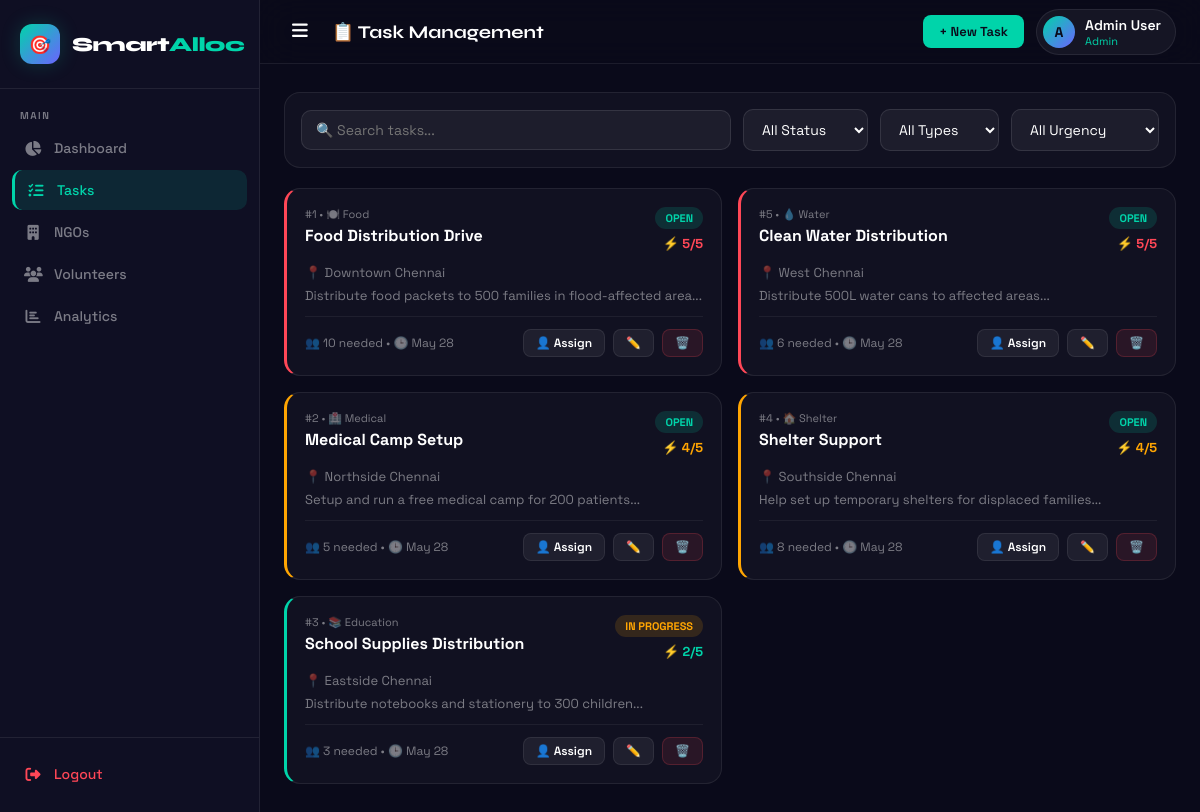
The page /pages/admin_tasks.php (signed in) on the database its author committed.
### tables this page shows
CREATE TABLE IF NOT EXISTS tasks (
    id INT AUTO_INCREMENT PRIMARY KEY,
    title VARCHAR(200) NOT NULL,
    description TEXT,
    location VARCHAR(200),
    latitude DECIMAL(10,8) DEFAULT 11.0168,
    longitude DECIMAL(11,8) DEFAULT 76.9558,
    problem_type ENUM('food','medical','shelter','water','education','other') DEFAULT 'other',
    urgency INT DEFAULT 3 CHECK (urgency BETWEEN 1 AND 5),
    status ENUM('open','in-progress','completed') DEFAULT 'open',
    volunteers_needed INT DEFAULT 1,
    created_by INT,
    ngo_id INT NULL,
    created_at TIMESTAMP DEFAULT CURRENT_TIMESTAMP,
    updated_at TIMESTAMP DEFAULT CURRENT_TIMESTAMP ON UPDATE CURRENT_TIMESTAMP,
    FOREIGN KEY (created_by) REFERENCES users(id),
    FOREIGN KEY (ngo_id) REFERENCES ngos(id)
);

### pages/admin_tasks.php (the view, shortened to what this page needs)
<?php
include '../partials/admin_layout.php';
$tasks = $db->query("SELECT t.*, u.name as creator_name FROM tasks t LEFT JOIN users u ON t.created_by = u.id ORDER BY t.urgency DESC, t.created_at DESC")->fetch_all(MYSQLI_ASSOC);
$urgency_color = [5=>'#FF4757',4=>'#FFA502',3=>'#5352ED',2=>'#00D4AA',1=>'#888'];
?>
<div class="sidebar" id="sidebar">
  <div class="sidebar-logo"><div class="logo-icon">🎯</div><div class="logo-text">Smart<span>Alloc</span></div></div>
  <div class="nav-section">
    <div class="nav-label">Main</div>
    <a class="nav-item" href="/smartalloc/pages/admin_dashboard.php"><i class="fas fa-chart-pie"></i> Dashboard</a>
    <a class="nav-item active" href="/smartalloc/pages/admin_tasks.php"><i class="fas fa-tasks"></i> Tasks</a>
    <a class="nav-item" href="#"><i class="fas fa-building"></i> NGOs</a>
    <a class="nav-item" href="#"><i class="fas fa-users"></i> Volunteers</a>
    <a class="nav-item" href="/smartalloc/pages/admin_analytics.php"><i class="fas fa-chart-bar"></i> Analytics</a>
  </div>
  <div class="sidebar-footer">
    <a class="nav-item" href="/smartalloc/pages/logout.php" style="color:var(--danger)"><i class="fas fa-sign-out-alt"></i> Logout</a>
  </div>
</div>
<div class="main-content" id="mainContent">
  <div class="topnav">
    <button class="topnav-toggle" onclick="toggleSidebar()"><i class="fas fa-bars"></i></button>
    <div class="topnav-title">📋 Task Management</div>
    <div class="topnav-actions">
      <button class="btn btn-primary" onclick="openModal('taskModal')">+ New Task</button>
      <div class="user-pill" onclick="toggleUserMenu()">
        <div class="user-avatar"><?= strtoupper(substr($user['name'],0,1)) ?></div>
        <div><div class="user-name"><?= htmlspecialchars($user['name']) ?></div><div class="user-role">Admin</div></div>
      </div>
    </div>
  </div>
  <div class="page-content">
    <div class="section-card" style="margin-bottom:20px">
      <div style="padding:16px;display:flex;gap:12px;flex-wrap:wrap;align-items:center">
        <input type="text" id="searchBox" placeholder="🔍 Search tasks..." oninput="filterTasks()"
               style="background:rgba(255,255,255,0.05);border:1px solid rgba(255,255,255,0.1);border-radius:10px;padding:10px 14px;color:white;font-family:inherit;font-size:14px;outline:none;flex:1;min-width:200px">
        <select id="filterStatus" onchange="filterTasks()" style="background:rgba(255,255,255,0.05);border:1px solid rgba(255,255,255,0.1);border-radius:10px;padding:10px 14px;color:white;font-family:inherit;font-size:14px;outline:none">
          <option value="">All Status</option>
        </select>
        <select id="filterType" onchange="filterTasks()" style="background:rgba(255,255,255,0.05);border:1px solid rgba(255,255,255,0.1);border-radius:10px;padding:10px 14px;color:white;font-family:inherit;font-size:14px;outline:none">
          <option value="">All Types</option>
        </select>
        <select id="filterUrgency" onchange="filterTasks()" style="background:rgba(255,255,255,0.05);border:1px solid rgba(255,255,255,0.1);border-radius:10px;padding:10px 14px;color:white;font-family:inherit;font-size:14px;outline:none">
          <option value="">All Urgency</option>
        </select>
      </div>
    </div>
    <div id="tasksGrid" style="display:grid;grid-template-columns:repeat(auto-fill,minmax(340px,1fr));gap:16px">
      <?php foreach($tasks as $t):
        $clr = $urgency_color[$t['urgency']] ?? '#888';
        $type_icons=['food'=>'🍽️','medical'=>'🏥','shelter'=>'🏠','water'=>'💧','education'=>'📚','other'=>'📌'];
      ?>
      <div class="task-card section-card" data-status="<?=$t['status']?>" data-type="<?=$t['problem_type']?>" data-urgency="<?=$t['urgency']?>" data-title="<?=strtolower(htmlspecialchars($t['title']))?>" style="margin-bottom:0;border-left:3px solid <?=$clr?>">
        <div style="padding:18px">
          <div style="display:flex;justify-content:space-between;align-items:flex-start;margin-bottom:12px">
            <div>
              <div style="font-size:11px;color:var(--text-muted);margin-bottom:4px">#<?=$t['id']?> • <?=$type_icons[$t['problem_type']]?> <?=ucfirst($t['problem_type'])?></div>
              <div style="font-weight:700;font-size:16px"><?=htmlspecialchars($t['title'])?></div>
            </div>
            <div style="display:flex;flex-direction:column;align-items:flex-end;gap:6px">
              <span class="badge <?=$t['status']==='open'?'badge-open':($t['status']==='in-progress'?'badge-inprogress':'badge-completed')?>"><?=ucfirst(str_replace('-',' ',$t['status']))?></span>
              <span style="font-size:13px;font-weight:700;color:<?=$clr?>">⚡ <?=$t['urgency']?>/5</span>
            </div>
          </div>
          <div style="font-size:13px;color:var(--text-muted);margin-bottom:12px">
            📍 <?=htmlspecialchars($t['location'])?>
            <?php if($t['description']): ?><br><span style="margin-top:6px;display:block"><?=htmlspecialchars(substr($t['description'],0,80))?>...</span><?php endif; ?>
          </div>
          <div style="display:flex;justify-content:space-between;align-items:center;padding-top:12px;border-top:1px solid rgba(255,255,255,0.06)">
            <div style="font-size:12px;color:var(--text-muted)">
              👥 <?=$t['volunteers_needed']?> needed •
              🕒 <?=date('M d', strtotime($t['created_at']))?>
            </div>
            <div style="display:flex;gap:8px">
              <button class="btn btn-ghost btn-sm" onclick="openAssign(<?=$t['id']?>, '<?=addslashes($t['title'])?>')">👤 Assign</button>
              <button class="btn btn-ghost btn-sm" onclick="editTask(<?=htmlspecialchars(json_encode($t))?>)">✏️</button>
              <button class="btn btn-danger btn-sm" onclick="deleteTask(<?=$t['id']?>)">🗑️</button>
            </div>
          </div>
        </div>
      </div>
      <?php endforeach; ?>
    </div>
  </div>
</div>
</body>
</html>

### partials/admin_layout.php (style rules this page uses)
:root { --primary: #00D4AA; --primary-dark: #00A882; --bg: #0A0A1A; --sidebar-bg: #0F0F23; --card-bg: rgba(255,255,255,0.03); --border: rgba(255,255,255,0.08); --text: #FFFFFF; --text-muted: rgba(255,255,255,0.45); --glow: rgba(0,212,170,0.2); --danger: #FF4757; --warning: #FFA502; --info: #5352ED; --success: #2ED573; --sidebar-w: 260px; }
* { margin: 0; padding: 0; box-sizing: border-box; }
.sidebar { width: var(--sidebar-w); background: var(--sidebar-bg); border-right: 1px solid var(--border); display: flex; flex-direction: column; position: fixed; top: 0; left: 0; bottom: 0; z-index: 100; transition: transform 0.3s ease; }
.sidebar-logo { padding: 24px 20px; border-bottom: 1px solid var(--border); display: flex; align-items: center; gap: 12px; }
.logo-icon { width: 40px; height: 40px; border-radius: 12px; background: linear-gradient(135deg, var(--primary), #6C63FF); display: flex; align-items: center; justify-content: center; font-size: 18px; box-shadow: 0 0 20px var(--glow); flex-shrink: 0; }
.logo-text { font-family: 'Syne', sans-serif; font-size: 20px; font-weight: 800; letter-spacing: -0.5px; }
.logo-text span { color: var(--primary); }
.nav-section { padding: 20px 12px 8px; }
.nav-label { font-size: 10px; font-weight: 600; color: var(--text-muted); letter-spacing: 1.5px; text-transform: uppercase; padding: 0 8px; margin-bottom: 6px; }
.nav-item { display: flex; align-items: center; gap: 12px; padding: 11px 12px; border-radius: 10px; color: var(--text-muted); text-decoration: none; font-size: 14px; font-weight: 500; transition: all 0.2s; margin-bottom: 2px; cursor: pointer; }
.nav-item.active { background: rgba(0,212,170,0.12); color: var(--primary); border-left: 3px solid var(--primary); }
.nav-item i { width: 18px; text-align: center; font-size: 15px; }
.sidebar-footer { margin-top: auto; padding: 16px 12px; border-top: 1px solid var(--border); }
.main-content { margin-left: var(--sidebar-w); flex: 1; min-height: 100vh; transition: margin-left 0.3s ease; }
.topnav { background: rgba(10,10,26,0.9); backdrop-filter: blur(20px); border-bottom: 1px solid var(--border); padding: 0 24px; height: 64px; display: flex; align-items: center; gap: 16px; position: sticky; top: 0; z-index: 50; }
.topnav-toggle { background: none; border: none; color: var(--text); font-size: 18px; cursor: pointer; padding: 8px; border-radius: 8px; transition: background 0.2s; }
.topnav-title { font-family: 'Syne', sans-serif; font-size: 18px; font-weight: 700; flex: 1; }
.topnav-actions { display: flex; align-items: center; gap: 12px; }
.user-pill { display: flex; align-items: center; gap: 10px; background: rgba(255,255,255,0.05); border: 1px solid var(--border); border-radius: 30px; padding: 6px 14px 6px 6px; cursor: pointer; transition: all 0.2s; }
.user-avatar { width: 32px; height: 32px; border-radius: 50%; background: linear-gradient(135deg, var(--primary), #6C63FF); display: flex; align-items: center; justify-content: center; font-size: 14px; font-weight: 700; color: #0A0A1A; }
.user-name { font-size: 14px; font-weight: 600; }
.user-role { font-size: 11px; color: var(--primary); }
.page-content { padding: 28px 24px; }
.section-card { background: var(--card-bg); border: 1px solid var(--border); border-radius: 16px; overflow: hidden; margin-bottom: 20px; }
.badge { padding: 4px 10px; border-radius: 20px; font-size: 11px; font-weight: 700; text-transform: uppercase; }
.badge-open { background: rgba(0,212,170,0.15); color: var(--primary); }
.badge-inprogress { background: rgba(255,165,2,0.15); color: var(--warning); }
.btn { padding: 8px 16px; border-radius: 8px; border: none; cursor: pointer; font-family: inherit; font-size: 13px; font-weight: 600; transition: all 0.2s; display: inline-flex; align-items: center; gap: 6px; }
.btn-primary { background: var(--primary); color: #0A0A1A; }
.btn-ghost { background: rgba(255,255,255,0.06); color: var(--text); border: 1px solid var(--border); }
.btn-danger { background: rgba(255,71,87,0.1); color: var(--danger); border: 1px solid rgba(255,71,87,0.2); }
.btn-sm { padding: 5px 12px; font-size: 12px; }

### rows shown on the page
tasks: id "1", problem_type "🍽️", problem_type "Food", title "Food Distribution Drive", status "OPEN", urgency "5", location "Downtown Chennai", description "Distribute food packets to 500 families in flood-affected area", volunteers_needed "10", created_at "May 28"
tasks: id "5", problem_type "💧", problem_type "Water", title "Clean Water Distribution", status "OPEN", urgency "5", location "West Chennai", description "Distribute 500L water cans to affected areas", volunteers_needed "6", created_at "May 28"
tasks: id "2", problem_type "🏥", problem_type "Medical", title "Medical Camp Setup", status "OPEN", urgency "4", location "Northside Chennai", description "Setup and run a free medical camp for 200 patients", volunteers_needed "5", created_at "May 28"
tasks: id "4", problem_type "🏠", problem_type "Shelter", title "Shelter Support", status "OPEN", urgency "4", location "Southside Chennai", description "Help set up temporary shelters for displaced families", volunteers_needed "8", created_at "May 28"
tasks: id "3", problem_type "📚", problem_type "Education", title "School Supplies Distribution", status "IN PROGRESS", urgency "2", location "Eastside Chennai", description "Distribute notebooks and stationery to 300 children", volunteers_needed "3", created_at "May 28"

### other values the page prints
substr($user['name'],0,1) "A"
$user['name'] "Admin User"
